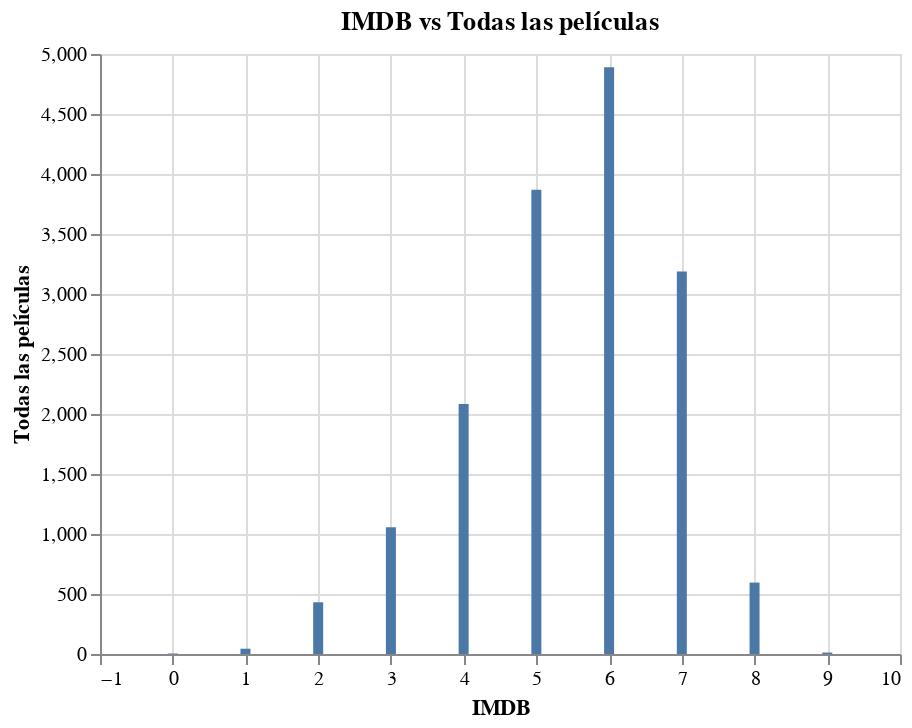

Write notebook code for a chart like this one.
### Markdown cell above
### IMDB vs Todas las películas

### Code cell
# Pandas

# borra los valores nulos
imdb_vs_tp = data[~(data["IMDb"].isnull())]
imdb_vs_tp["IMDb"] = imdb_vs_tp["IMDb"].astype(int)
# selecciona solo las columnas IMDb y Title
imdb_vs_tp = imdb_vs_tp[["IMDb", "Title"]]
# redondea los numeros a 0 decimales
imdb_vs_tp = imdb_vs_tp.round(0)
# cambia todos los valores de la columana title a 1
imdb_vs_tp["Title"] = 1
# agrupa por los criterios de IMDb y luego calcula la suma
imdb_vs_tp = imdb_vs_tp.groupby(by = "IMDb").sum()

# No podia ver el gráfico bien, estuve buscando 4 horas el problema, al final 
# no funcionaba porque al hacer groupby "IMDb" lo cuenta como indice y no como
# columna por lo que cuando le indicamos esa columna a altair no la encuentra,
# la solución es resetear el indice para que IBDb vuelva a ser columna.
# 
# si te lo preguntabas la respuesta es si, estuve cuatro horas para solucionar 
# el promebla con  literalmente 1 linea  >:C . Por lo menos aprendi harto de 
# altair xd.
imdb_vs_tp.reset_index(level=0, inplace=True)


# Altair 

alt.Chart(imdb_vs_tp).mark_bar().encode(alt.X('IMDb:Q', title = "IMDB"), alt.Y('Title:Q', title = "Todas las películas")).properties(title = "IMDB vs Todas las películas")

### Figure 1 — Vega-Lite specification as saved in the notebook (floating-point values rounded to 4 significant figures)
{"config": {"view": {"continuousWidth": 400, "continuousHeight": 300}}, "data": {"name": "data-5ffde03320360a5d0ef9bdc8376a411a"}, "mark": "bar", "encoding": {"x": {"type": "quantitative", "field": "IMDb", "title": "IMDB"}, "y": {"type": "quantitative", "field": "Title", "title": "Todas las películas"}}, "title": "IMDB vs Todas las películas", "$schema": "https://vega.github.io/schema/vega-lite/v4.8.1.json", "datasets": {"data-5ffde03320360a5d0ef9bdc8376a411a": [{"IMDb": 0, "Title": 4}, {"IMDb": 1, "Title": 44}, {"IMDb": 2, "Title": 431}, {"IMDb": 3, "Title": 1057}, {"IMDb": 4, "Title": 2084}, {"IMDb": 5, "Title": 3869}, {"IMDb": 6, "Title": 4889}, {"IMDb": 7, "Title": 3188}, {"IMDb": 8, "Title": 595}, {"IMDb": 9, "Title": 12}]}}
